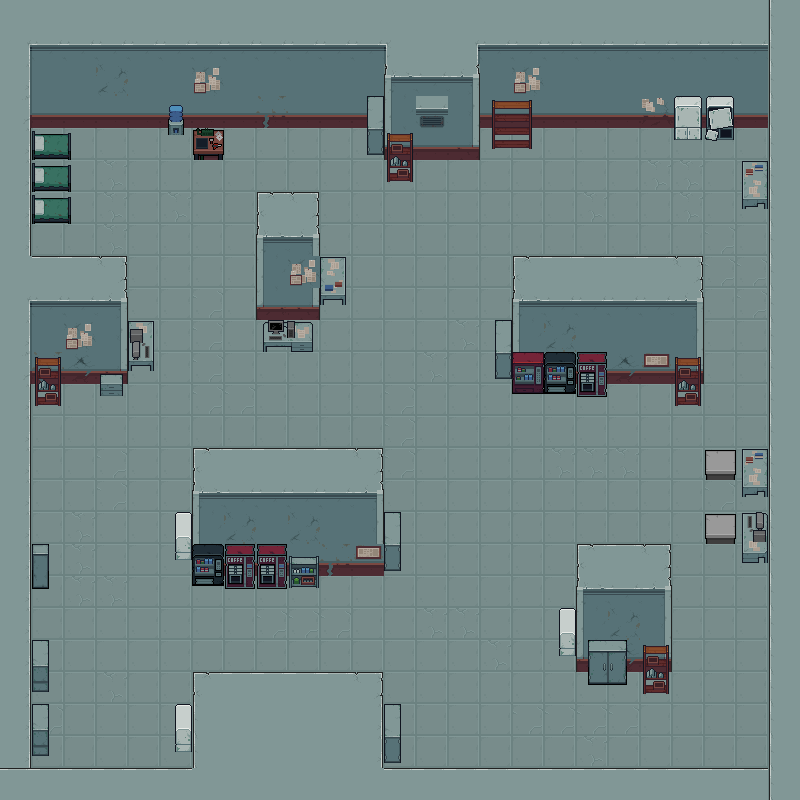

This game map was drawn from its Tiled (.tmx) file and the tilesets committed beside it. A one-line description and the trimmed map source follow:
An orthogonal 25x25 tile map with 32x32 px tiles, 3 tile layers (floor, wall, object) and 41 objects (40x barrier, spawn point).

<map version="1.10" tiledversion="1.11.2" orientation="orthogonal" renderorder="right-down" width="25" height="25" tilewidth="32" tileheight="32" infinite="0" nextlayerid="10" nextobjectid="84">
 <tileset firstgid="1" name="Interior_Tileset_32x32" tilewidth="32" tileheight="32" tilecount="170" columns="10">
  <image source="Interior_Tileset_32x32.png" width="320" height="544" />
 </tileset>
 <layer id="1" name="floor" width="25" height="25">
  <data>[625 cells, 625 non-empty, 3 distinct tile ids]</data>
 </layer>
 <layer id="4" name="wall" width="25" height="25">
  <data>[625 cells, 260 non-empty, 25 distinct tile ids]</data>
 </layer>
 <layer id="3" name="object" width="25" height="25">
  <data>[625 cells, 96 non-empty, 64 distinct tile ids]</data>
 </layer>
 <objectgroup id="5" name="barrier" class="barrier">
  <object id="17" type="barrier" x="1" y="1" width="797" height="128" />
  <object id="18" type="barrier" x="-1" y="128" width="31" height="673" />
  <object id="19" type="barrier" x="-1" y="768" width="802" height="33" />
  <object id="20" type="barrier" x="768" y="0" width="32" height="802" />
  <object id="24" type="barrier" x="384" y="77" width="94" height="82" />
  <object id="25" type="barrier" x="514" y="257" width="189" height="125" />
  <object id="26" type="barrier" x="257" y="191" width="62" height="130" />
  <object id="27" type="barrier" x="30" y="255" width="98" height="130" />
  <object id="28" type="barrier" x="192" y="448" width="190" height="128" />
  <object id="30" type="barrier" x="576" y="544" width="93" height="129" />
  <object id="31" type="barrier" x="193" y="672" width="192" height="99" />
  <object id="32" type="barrier" x="29.3333" y="126" width="40.6667" height="97.3333" />
  <object id="33" type="barrier" x="194.667" y="126.667" width="27.3333" height="33.3333" />
  <object id="34" type="barrier" x="366.667" y="95.3333" width="16.6667" height="59.3333" />
  <object id="35" type="barrier" x="386.667" y="133.333" width="28.6667" height="57.3333" />
  <object id="36" type="barrier" x="492" y="101.333" width="40.6667" height="54.6667" />
  <object id="37" type="barrier" x="671.333" y="94.6667" width="30.6667" height="49.3333" />
  <object id="38" type="barrier" x="703.333" y="94" width="32" height="49.3333" />
  <object id="39" type="barrier" x="736" y="161.333" width="32" height="60" />
  <object id="40" type="barrier" x="318.667" y="254" width="31.3333" height="63.3333" />
  <object id="41" type="barrier" x="258.667" y="322" width="59.3333" height="28" />
  <object id="43" type="barrier" x="490.667" y="322" width="22" height="62.6667" />
  <object id="44" type="barrier" x="515.333" y="350.667" width="91.3333" height="50" />
  <object id="45" type="barrier" x="674" y="354" width="28" height="58" />
  <object id="46" type="barrier" x="700.667" y="446" width="69.3333" height="34" />
  <object id="47" type="barrier" x="702.667" y="513.333" width="72" height="31.3333" />
  <object id="48" type="barrier" x="560" y="606.667" width="16" height="53.3333" />
  <object id="49" type="barrier" x="587.333" y="642.667" width="39.3333" height="42.6667" />
  <object id="50" type="barrier" x="640.667" y="643.333" width="32" height="54.6667" />
  <object id="51" type="barrier" x="172.667" y="704.667" width="18.6667" height="50" />
  <object id="52" type="barrier" x="384.667" y="702" width="17.3333" height="63.3333" />
  <object id="53" type="barrier" x="32" y="542.667" width="17.3333" height="50" />
  <object id="54" type="barrier" x="28.6667" y="638" width="22.6667" height="58.6667" />
  <object id="55" type="barrier" x="28.6667" y="703.333" width="23.3333" height="54" />
  <object id="56" type="barrier" x="190.667" y="543.333" width="130" height="48.6667" />
  <object id="57" type="barrier" x="380.667" y="510" width="21.3333" height="64" />
  <object id="58" type="barrier" x="172" y="512.667" width="24.6667" height="46" />
  <object id="59" type="barrier" x="30.6667" y="351.333" width="34" height="61.3333" />
  <object id="60" type="barrier" x="95.3333" y="368.667" width="29.3333" height="30.6667" />
  <object id="61" type="barrier" x="126.667" y="320.667" width="32" height="56" />
 </objectgroup>
 <objectgroup id="6" name="spawn point" class="spawn point">
  <object id="82" type="spawn point" x="644" y="165" width="21.5" height="25" />
 </objectgroup>
</map>
